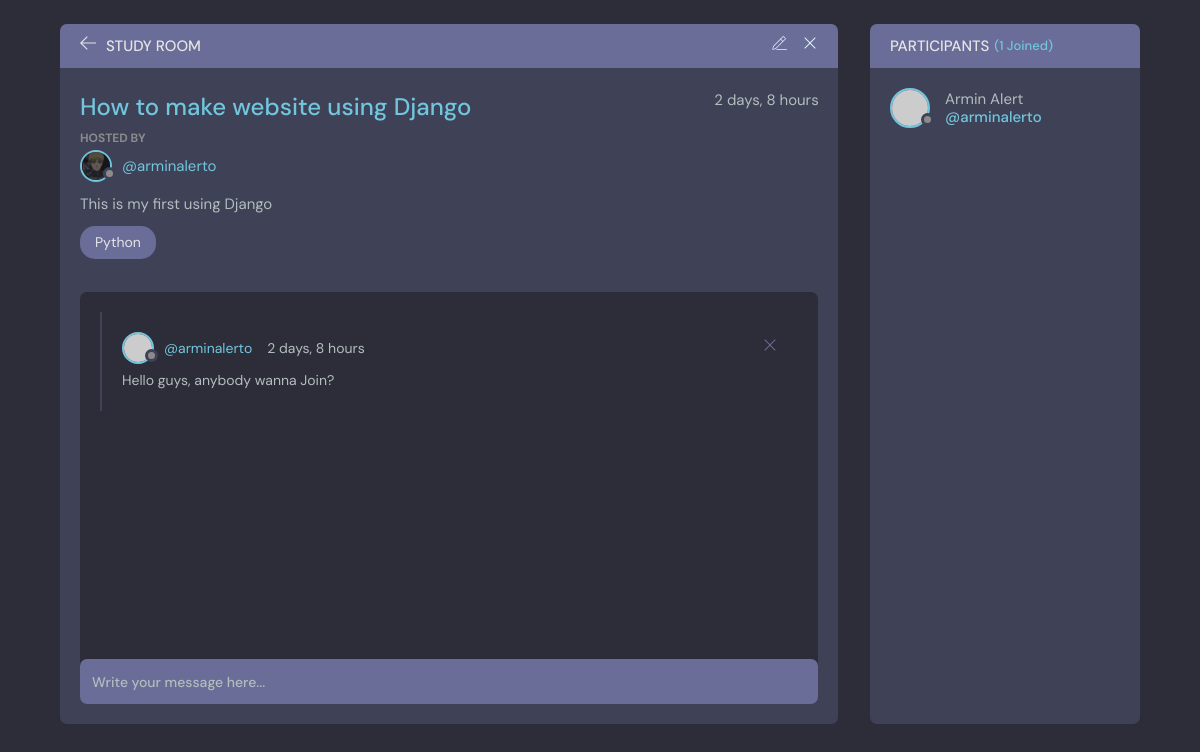
The page /room/4/ on the database its author committed.
### base/models.py (models this page shows, shortened)
class Room(models.Model):
    host = models.ForeignKey(User, on_delete=models.SET_NULL, null=True)
    topic = models.ForeignKey(Topic, on_delete=models.SET_NULL, null=True)
    name = models.CharField(max_length=200)
    description = models.TextField(null=True, blank=True)
    participants = models.ManyToManyField(User, related_name='participants', blank=True, null=True)
    updated = models.DateTimeField(auto_now=True)
    created = models.DateTimeField(auto_now_add=True)
    class Meta:
        ordering = ['-updated', '-created']

class User(AbstractUser):
    name = models.CharField(max_length=255, null=True)
    email = models.EmailField(max_length=255, null=True, unique=True)
    bio = models.TextField(null=True, blank=True)
    avatar = models.ImageField(null=True, default="avatar.svg")
    USERNAME_FIELD = 'email'
    REQUIRED_FIELDS = ['username']

class Topic(models.Model):
    name = models.CharField(max_length=200)
    def __str__(self):
        return self.name

class Message(models.Model)  :
    user = models.ForeignKey(User, on_delete=models.CASCADE)
    room = models.ForeignKey(Room, on_delete=models.CASCADE)
    body = models.TextField()
    updated = models.DateTimeField(auto_now=True)
    created = models.DateTimeField(auto_now_add=True)
    class Meta:
        ordering = ['-updated', '-created']

### base/views.py (the view, shortened to what this page needs)
# urls.py: path('room/<str:pk>/', views.room, name="room"),
def room(request, pk):
    rooms = Room.objects.get(id = pk)
    room_messages = rooms.message_set.all()
    participants_total = rooms.participants.all().count()
    participant = rooms.participants.all()
    context = {'rooms':rooms, 'room_messages':room_messages, 'participants_total':participants_total, 'participant':participant}
    return render(request, 'base/room.html', context)

### base/templates/base/room.html (shortened to what this page needs)
{% extends 'main.html' %}
{% load static %}
{% block content %}
<main class="profile-page layout layout--2">
    <div class="container">
      <div class="room">
        <div class="room__top">
          <div class="room__topLeft">
            <a href="index.html">
              <svg version="1.1" xmlns="http://www.w3.org/2000/svg" width="32" height="32" viewBox="0 0 32 32">
                <title>arrow-left</title>
                <path
                  d="M13.723 2.286l-13.723 13.714 13.719 13.714 1.616-1.611-10.96-10.96h27.625v-2.286h-27.625l10.965-10.965-1.616-1.607z"
                ></path>
              </svg>
            </a>
            <h3>Study Room</h3>
          </div>
          <div class="room__topRight">
            <a href="#">
            </a>
            <a href="#">
              <svg version="1.1" xmlns="http://www.w3.org/2000/svg" width="32" height="32" viewBox="0 0 32 32">
                <title>remove</title>
                <path
                  d="M27.314 6.019l-1.333-1.333-9.98 9.981-9.981-9.981-1.333 1.333 9.981 9.981-9.981 9.98 1.333 1.333 9.981-9.98 9.98 9.98 1.333-1.333-9.98-9.98 9.98-9.981z"
                ></path>
              </svg>
            </a>
          </div>
        </div>
        <div class="room__box scroll">
          <div class="room__header scroll">
            <div class="room__info">
              <h3>{{rooms.name}}</h3>
              <span>{{rooms.created|timesince}}</span>
            </div>
            <div class="room__hosted">
              <p>Hosted By</p>
              <a href="#" class="room__author">
                <div class="avatar avatar--small">
                  <img src="{{rooms.host.avatar.url}}" />
                </div>
                <span>@{{rooms.host.username}}</span>
              </a>
            </div>
            <div class="room__details">
                {{rooms.description}}
            </div>
            <span class="room__topics">{{rooms.topic}}</span>
          </div>
          <div class="room__conversation">
            <div class="threads scroll">
              {% for message in room_messages %}
              <div class="thread">
                <div class="thread__top">
                  <div class="thread__author">
                    <a href="#" class="thread__authorInfo">
                      <div class="avatar avatar--small">
                        <img src="https://randomuser.me/api/portraits/men/37.jpg" />
                      </div>
                      <span>@{{message.user.username}}</span>
                    </a>
                    <span class="thread__date">{{message.created|timesince}}</span>
                  </div>
                  <div class="thread__delete">
                    <svg version="1.1" xmlns="http://www.w3.org/2000/svg" width="32" height="32" viewBox="0 0 32 32">
                      <title>remove</title>
                      <path
                        d="M27.314 6.019l-1.333-1.333-9.98 9.981-9.981-9.981-1.333 1.333 9.981 9.981-9.981 9.98 1.333 1.333 9.981-9.98 9.98 9.98 1.333-1.333-9.98-9.98 9.98-9.981z"
                      ></path>
                    </svg>
                  </div>
                </div>
                <div class="thread__details">
                  {{message.body}}
                </div>
              </div>
              {% endfor %}
            </div>
          </div>
        </div>
        <div class="room__message">
          <form action="" method="POST">
              <input name="body_message" placeholder="Write your message here..." />
          </form>
        </div>
      </div>
      <div class="participants">
        <h3 class="participants__top">Participants <span>({{participants_total}} Joined)</span></h3>
        <div class="participants__list scroll">
          {% for user in participant %}
          <a href="profile.html" class="participant">
            <div class="avatar avatar--medium">
              <img src="https://randomuser.me/api/portraits/men/37.jpg" />
            </div>
            <p>
              {{user.name}}
              <span>@{{user.username}}</span>
            </p>
          </a>
          {% endfor %}
        </div>
      </div>
    </div>
  </main>
  {%endblock%}

### templates/main.html (shortened to what this page needs)
<!DOCTYPE html>
{% load static %}
<html lang="en">
  <head>
    <link rel="stylesheet" href="{% static 'css/style.css' %}" />
  </head>
  <body>
    {%block content%}
    {%endblock%}
  </body>
</html>

### rows shown on the page
Room: name "How to make website using Django", created "2 days, 8 hours", host.avatar (picture), host.username "arminalerto", description "This is my first using Django", topic "Python"
Message: user.username "arminalerto", created "2 days, 8 hours", body "Hello guys, anybody wanna Join?"
User: name "Armin Alert", username "arminalerto"

### other values the page prints
{{ participants_total }} "1"
